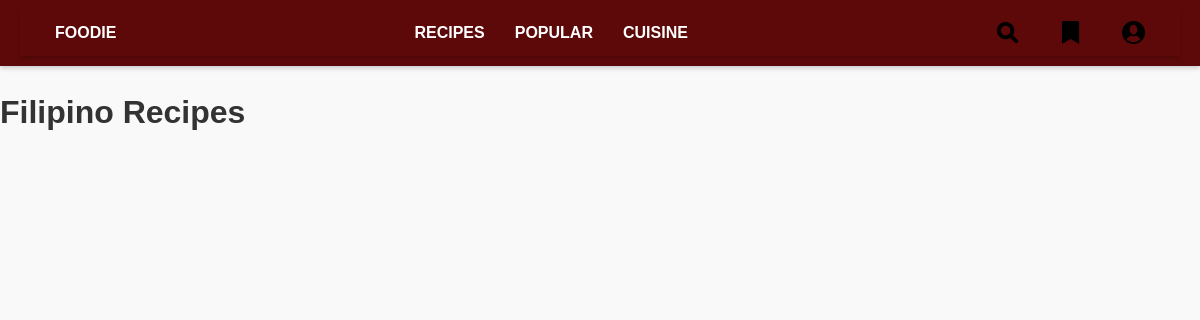
Before: /recipes/Filipino/ with the older database file.
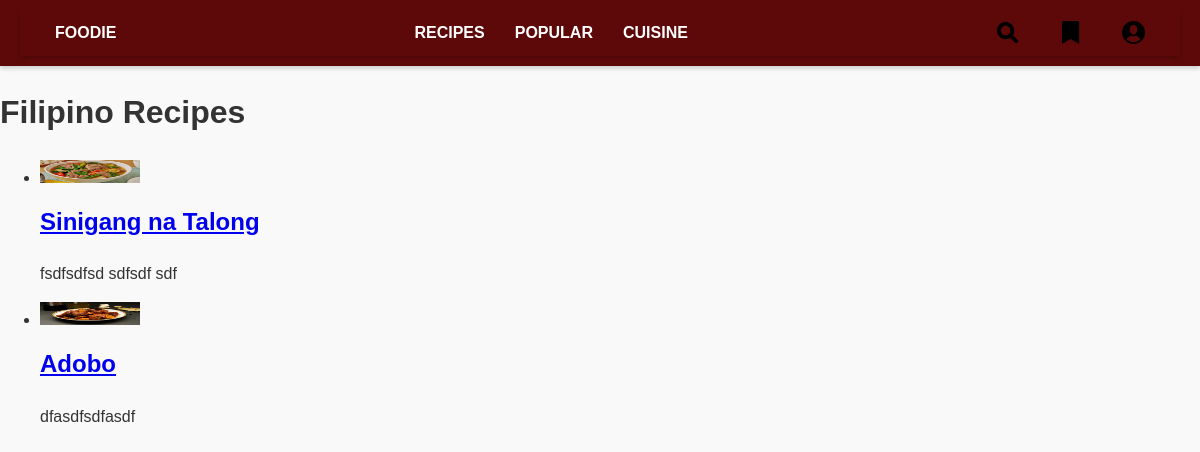
After: the same page with the newer database file.
### Recipes/models.py (models this page shows, shortened)
class RecipePost(models.Model):
    CATEGORY_CHOICES = [
        ('Comfort Food', 'Comfort Food'),
        ('International Eats', 'International Eats'),
        ('Breakfast & Brunch', 'Breakfast & Brunch'),
        ('Community Picks', 'Community Picks'),
    ]
    title = models.CharField(max_length=200)  # Recipe title
    user = models.ForeignKey(
        settings.AUTH_USER_MODEL,
        on_delete=models.SET_NULL,
        null=True,
        blank=True
    )  # Associated user, nullable and optional
    difficulty = models.IntegerField(
        validators=[MinValueValidator(1), MaxValueValidator(5)]
    )  # Difficulty level (1-5)
    description = models.TextField(default='')  # Brief description of the recipe
    category = models.CharField(
        max_length=50,
        choices=CATEGORY_CHOICES,
        default='Uncategorized'
    )  # Recipe category with predefined choices
    ingredients = models.TextField()  # Ingredients list
    directions = models.TextField(default='')  # Step-by-step directions
    image = models.ImageField(
        upload_to='recipe/images/',
        blank=True,
        null=True
    )  # Optional recipe image
    created_at = models.DateTimeField(auto_now=True)  # Timestamp of creation

### Recipes/views.py (the view)
# urls.py: path('<str:category>/', views.category_recipes, name='category_recipes'),
def category_recipes(request, category):
    recipes = RecipePost.objects.filter(category=category)
    context = {
        'recipes': recipes,
        'category': category,
    }
    return render(request, 'recipes/category_recipes.html', context)

### Recipes/templates/recipes/category_recipes.html
<header>
    {% include 'navbar.html' %}
</header>
<h1>{{ category }} Recipes</h1>
<ul>
    {% for recipe in recipes %}
        <li>
            <a href="{% url 'recipe_detail' recipe.pk %}">
                <img src="{{ recipe.image.url }}" alt="{{ recipe.title }}" style="width:100px;">
                <h2>{{ recipe.title }}</h2>
            </a>
            <p>{{ recipe.description }}</p>
        </li>
    {% endfor %}
</ul>

Changed rows visible on the page:
added RecipePost: image (picture), title "Sinigang na Talong", description "fsdfsdfsd sdfsdf sdf"
added RecipePost: image (picture), title "Adobo", description "dfasdfsdfasdf"
